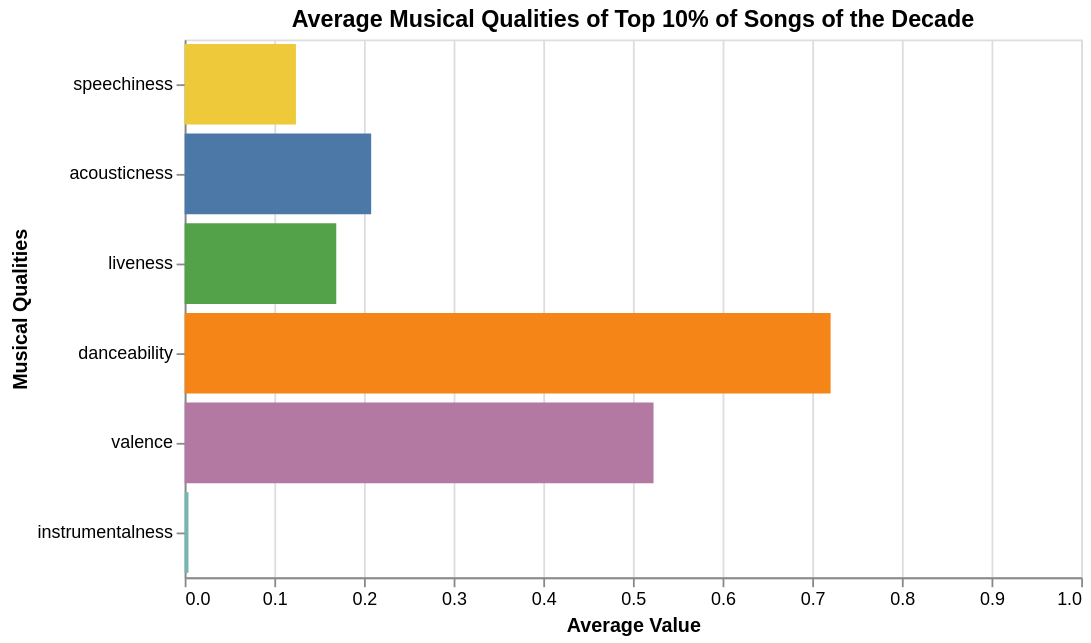

This figure's notebook cell:
### Code cell
# Create radio selection for decades
radio = alt.binding_radio(options = decades, name = 'Decades: ')
selection = alt.selection_point(fields = ['decade'], bind = radio, value = '2020s')

# Define a custom color scale to make each bar a different color to match the other figures
color_scale = alt.Scale(range=['#4C78A8', '#F58517', '#72B7B2', '#53A24A', '#EECA3B', '#B379A2'])

# Create the bar plot as a overlapping bar plot of each decades qualities, only showing selected decade
chart = alt.Chart(decadesmeans_df).mark_bar().encode(
    alt.Y(
        'quality:O',
        title='Musical Qualities',
        sort=['speechiness', 'acousticness', 'liveness', 'danceability', 'valence', 'instrumentalness']),
    alt.X(
        'value:Q',
        title='Average Value',
        stack=None,
        scale=alt.Scale(domain=[0, 1])),
    color = alt.condition(selection, alt.Color('quality:O', scale=color_scale, legend=None), alt.value(None))
).properties(
    title='Average Musical Qualities of Top 10% of Songs of the Decade',
    height=300, width=500
).add_params(selection)

chart

### Figure 1 — Vega-Lite specification as saved in the notebook (floating-point values rounded to 4 significant figures)
{"config": {"view": {"continuousWidth": 300, "continuousHeight": 300}}, "data": {"name": "data-f35c5ea73828a17a60d2e0cdb91d5519"}, "mark": {"type": "bar"}, "encoding": {"color": {"condition": {"param": "param_3", "field": "quality", "legend": null, "scale": {"range": ["#4C78A8", "#F58517", "#72B7B2", "#53A24A", "#EECA3B", "#B379A2"]}, "type": "ordinal"}, "value": null}, "x": {"field": "value", "scale": {"domain": [0, 1]}, "stack": null, "title": "Average Value", "type": "quantitative"}, "y": {"field": "quality", "sort": ["speechiness", "acousticness", "liveness", "danceability", "valence", "instrumentalness"], "title": "Musical Qualities", "type": "ordinal"}}, "height": 300, "params": [{"name": "param_3", "select": {"type": "point", "fields": ["decade"]}, "bind": {"input": "radio", "options": ["1920s", "1930s", "1940s", "1950s", "1960s", "1970s", "1980s", "1990s", "2000s", "2010s", "2020s"], "name": "Decades: "}, "value": "2020s"}], "title": "Average Musical Qualities of Top 10% of Songs of the Decade", "width": 500, "$schema": "https://vega.github.io/schema/vega-lite/v5.8.0.json", "datasets": {"data-f35c5ea73828a17a60d2e0cdb91d5519": [{"quality": "speechiness", "decade": "1920s", "value": 0.08758}, {"quality": "acousticness", "decade": "1920s", "value": 0.9429}, {"quality": "liveness", "decade": "1920s", "value": 0.199}, {"quality": "danceability", "decade": "1920s", "value": 0.612}, {"quality": "valence", "decade": "1920s", "value": 0.6076}, {"quality": "instrumentalness", "decade": "1920s", "value": 0.3921}, {"quality": "speechiness", "decade": "1930s", "value": 0.2278}, {"quality": "acousticness", "decade": "1930s", "value": 0.7962}, {"quality": "liveness", "decade": "1930s", "value": 0.2205}, {"quality": "danceability", "decade": "1930s", "value": 0.5914}, {"quality": "valence", "decade": "1930s", "value": 0.5736}, {"quality": "instrumentalness", "decade": "1930s", "value": 0.1925}, {"quality": "speechiness", "decade": "1940s", "value": 0.1051}, {"quality": "acousticness", "decade": "1940s", "value": 0.863}, {"quality": "liveness", "decade": "1940s", "value": 0.2235}, {"quality": "danceability", "decade": "1940s", "value": 0.472}, {"quality": "valence", "decade": "1940s", "value": 0.4531}, {"quality": "instrumentalness", "decade": "1940s", "value": 0.2608}, {"quality": "speechiness", "decade": "1950s", "value": 0.05772}, {"quality": "acousticness", "decade": "1950s", "value": 0.7892}, {"quality": "liveness", "decade": "1950s", "value": 0.1819}, {"quality": "danceability", "decade": "1950s", "value": 0.5041}, {"quality": "valence", "decade": "1950s", "value": 0.505}, {"quality": "instrumentalness", "decade": "1950s", "value": 0.1362}, {"quality": "speechiness", "decade": "1960s", "value": 0.04988}, {"quality": "acousticness", "decade": "1960s", "value": 0.5303}, {"quality": "liveness", "decade": "1960s", "value": 0.1971}, {"quality": "danceability", "decade": "1960s", "value": 0.5104}, {"quality": "valence", "decade": "1960s", "value": 0.5883}, {"quality": "instrumentalness", "decade": "1960s", "value": 0.09406}, {"quality": "speechiness", "decade": "1970s", "value": 0.05398}, {"quality": "acousticness", "decade": "1970s", "value": 0.3579}, {"quality": "liveness", "decade": "1970s", "value": 0.1761}, {"quality": "danceability", "decade": "1970s", "value": 0.5539}, {"quality": "valence", "decade": "1970s", "value": 0.6042}, {"quality": "instrumentalness", "decade": "1970s", "value": 0.06731}, {"quality": "speechiness", "decade": "1980s", "value": 0.05135}, {"quality": "acousticness", "decade": "1980s", "value": 0.2628}, {"quality": "liveness", "decade": "1980s", "value": 0.1765}, {"quality": "danceability", "decade": "1980s", "value": 0.5848}, {"quality": "valence", "decade": "1980s", "value": 0.5961}, {"quality": "instrumentalness", "decade": "1980s", "value": 0.06368}, {"quality": "speechiness", "decade": "1990s", "value": 0.07319}, {"quality": "acousticness", "decade": "1990s", "value": 0.2454}, {"quality": "liveness", "decade": "1990s", "value": 0.1847}, {"quality": "danceability", "decade": "1990s", "value": 0.5973}, {"quality": "valence", "decade": "1990s", "value": 0.5645}, {"quality": "instrumentalness", "decade": "1990s", "value": 0.05227}, {"quality": "speechiness", "decade": "2000s", "value": 0.07948}, {"quality": "acousticness", "decade": "2000s", "value": 0.2148}, {"quality": "liveness", "decade": "2000s", "value": 0.1841}, {"quality": "danceability", "decade": "2000s", "value": 0.606}, {"quality": "valence", "decade": "2000s", "value": 0.5537}, {"quality": "instrumentalness", "decade": "2000s", "value": 0.03896}, {"quality": "speechiness", "decade": "2010s", "value": 0.1063}, {"quality": "acousticness", "decade": "2010s", "value": 0.2596}, {"quality": "liveness", "decade": "2010s", "value": 0.1709}, {"quality": "danceability", "decade": "2010s", "value": 0.6518}, {"quality": "valence", "decade": "2010s", "value": 0.4682}, {"quality": "instrumentalness", "decade": "2010s", "value": 0.0275}, {"quality": "speechiness", "decade": "2020s", "value": 0.1241}, {"quality": "acousticness", "decade": "2020s", "value": 0.208}, {"quality": "liveness", "decade": "2020s", "value": 0.1691}, {"quality": "danceability", "decade": "2020s", "value": 0.7205}, {"quality": "valence", "decade": "2020s", "value": 0.523}, {"quality": "instrumentalness", "decade": "2020s", "value": 0.004232}]}}
